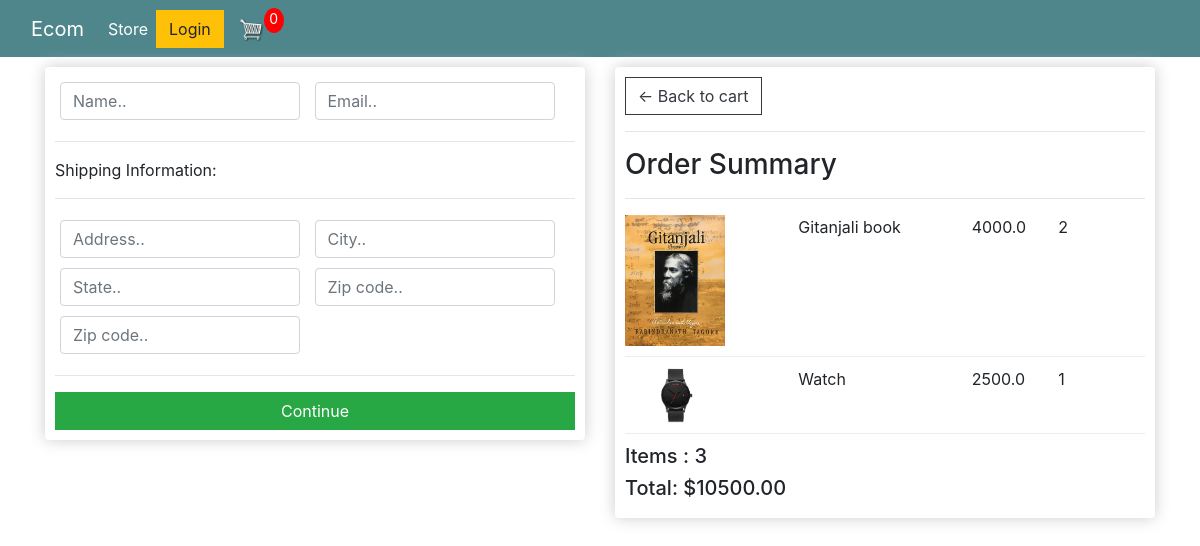
Screenshot of /checkout/ (signed in) with the database file from the repository.
### store/models.py (models this page shows, shortened)
class OrderItem(models.Model):
    product = models.ForeignKey(Product, on_delete=models.SET_NULL, blank=True, null=True)
    order = models.ForeignKey(Order, on_delete=models.SET_NULL, blank=True, null=True)
    quantity = models.IntegerField(default=0, null=True, blank=True)
    date_added = models.DateTimeField(auto_now_add=True)
    @property
    def get_total(self):
        total = self.product.price*self.quantity
        return total

class Product(models.Model):
    name = models.CharField(max_length=200, null=True)
    price = models.FloatField()
    digital = models.BooleanField(default=False, null=True, blank=False)
    image = models.ImageField(null = True, blank = True)
    @property
    def imageURL(self):
        try:
            url = self.image.url
        except:
            url = ''
        return url

class Order(models.Model):
    customer = models.ForeignKey(Customer, on_delete=models.SET_NULL, blank=True, null=True)
    date_ordered = models.DateTimeField(auto_now_add=True)
    complete = models.BooleanField(default=False, null=True, blank=False)
    transaction_id = models.CharField(max_length=200, null=True)
    @property
    def get_cart_total(self):
        orderitems = self.orderitem_set.all()
        total = sum([item.get_total for item in orderitems])
        return total
    @property
    def get_cart_items(self):
        orderitems = self.orderitem_set.all()
        total = sum([item.quantity for item in orderitems])
        return total

### store/views.py (the view)
# urls.py: path('checkout/', views.checkout, name='checkout'),
def checkout(request):
    if request.user.is_authenticated:
        customer = request.user.customer
        order, created = Order.objects.get_or_create(customer=customer, complete=False)
        items = order.orderitem_set.all()
    else:
        items = []
        order = {'get_cart_total':0, 'get_cart_items':0}
    context = {'items':items, 'order':order}
    return render(request, 'store/checkout.html', context)

### store/templates/store/checkout.html (shortened to what this page needs)
{% extends 'store/main.html' %}
{% load static %}
{% block content %}
<div class="row">
    <div class="col-lg-6">
        <div class="box-element" id="form-wrapper">
            <form id="form">
                <div id="user-info">
                    <div class="form-field">
                        <input required class="form-control" type="text" name="name" placeholder="Name..">
                    </div>
                    <div class="form-field">
                        <input required class="form-control" type="email" name="email" placeholder="Email..">
                    </div>
                </div>
                <div id="shipping-info">
                    <hr>
                    <p>Shipping Information:</p>
                    <hr>
                    <div class="form-field">
                        <input class="form-control" type="text" name="address" placeholder="Address..">
                    </div>
                    <div class="form-field">
                        <input class="form-control" type="text" name="city" placeholder="City..">
                    </div>
                    <div class="form-field">
                        <input class="form-control" type="text" name="state" placeholder="State..">
                    </div>
                    <div class="form-field">
                        <input class="form-control" type="text" name="zipcode" placeholder="Zip code..">
                    </div>
                    <div class="form-field">
                        <input class="form-control" type="text" name="country" placeholder="Zip code..">
                    </div>
                </div>
                <hr>
                <input id="form-button" class="btn btn-success btn-block" type="submit" value="Continue">
            </form>
        </div>
        <br>
    </div>
    <div class="col-lg-6">
        <div class="box-element">
            <a class="btn btn-outline-dark" href="{% url 'cart' %}">&#x2190; Back to cart</a>
            <hr>
            <h3>Order Summary</h3>
            <hr>
            {% for item in items %}
            <div class="cart-row">
                <div style="flex:2"><img class="row-image" src="{{item.product.imageURL}}"></div>
                <div style="flex:2"><p>{{item.product.name}}</p></div>
                <div style="flex:1"><p>{{item.product.price}}</p></div>
                <div style="flex:1"><p>{{item.quantity}}</p></div>
            </div>
            {% endfor %}
            <h5>Items : {{order.get_cart_items}}</h5>
            <h5>Total: ${{order.get_cart_total| floatformat:2}}</h5>
        </div>
    </div>
</div>
{% endblock content %}

### static/css/main.css (style rules this page uses)
.box-element { box-shadow:hsl(0, 0%, 80%) 0 0 16px; background-color: #fff; border-radius: 4px; padding: 10px; }
.col-lg-4, .col-lg-6, .col-lg-8, .col-lg-12 { margin-top: 10px; }
.btn { border-radius: 0; }
.row-image { width: 100px; }
.form-field { width:250px; display: inline-block; padding: 5px; }
.cart-row { display: flex; align-items: flex-stretch; padding-bottom: 10px; margin-bottom: 10px; border-bottom: 1px solid #ececec; }

### rows the page displays
OrderItem: product.imageURL (picture), product.name "Gitanjali book", product.price "4000.0", quantity "2"
OrderItem: product.imageURL (picture), product.name "Watch", product.price "2500.0", quantity "1"
Order: get_cart_items "3", get_cart_total "10500.00"
